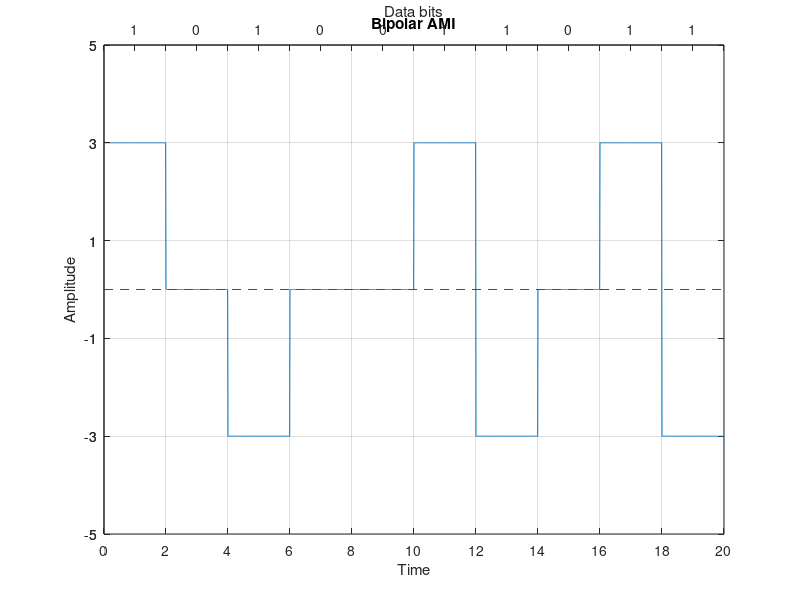

Reproduce this figure in MATLAB.
clear all;
close all;
clc;

bits = [1 0 1 0 0 1 1 0 1 1];
bit_duration = 2;

fs = 100;
Total_time = length(bits) * bit_duration;   # time needed to send whole data
t = 0: 1/fs: Total_time-(1/fs);

# sender end
prv_one_bit_state = -3;
for i = 1 : length(bits)
  if bits(i) == 0
    ami(((i-1) * bit_duration * fs) + 1 : i * bit_duration * fs) = zeros(1, (fs * bit_duration));
  else
    prv_one_bit_state = -prv_one_bit_state;
    ami(((i-1) * bit_duration * fs) + 1 : i * bit_duration * fs) = ones(1,(fs * bit_duration)) .* prv_one_bit_state;
  endif
endfor

# ploting
plot(t, ami);
xticks([0: bit_duration: Total_time]);
yticks([-5: 2: 5]);
ylim([-5, 5]);
xlim([0, Total_time]);
grid on;
title("Bipolar AMI");
xlabel("Time");
ylabel("Amplitude");
line ([0, Total_time], [0 0], "linestyle", "--", "color", "r");

% Top axis
ax1=gca;
ax2 = axes('Position', get(ax1, 'Position'), 'Color', 'none');
set(ax2, 'XAxisLocation', 'top');
set(ax2, 'XLim', get(ax1, 'XLim'));
set(ax2, 'YLim', get(ax1, 'YLim'));
set(ax2, 'XTick', [bit_duration/2: bit_duration: Total_time]);
set(ax2, 'YTick', [-5: 2: 5]);
set(ax2, 'XTickLabel', bits);
set(ax2, 'XLabel', 'Data bits');


# receiver end
for i = 1 : length(ami)/(bit_duration * fs)
  if ami(((i-1) * bit_duration * fs) + 1 : i * bit_duration * fs) == zeros(1, (fs * bit_duration))
    rcv_data(i) = 0;
  else
    rcv_data(i) = 1;
  endif
endfor

disp(rcv_data);
